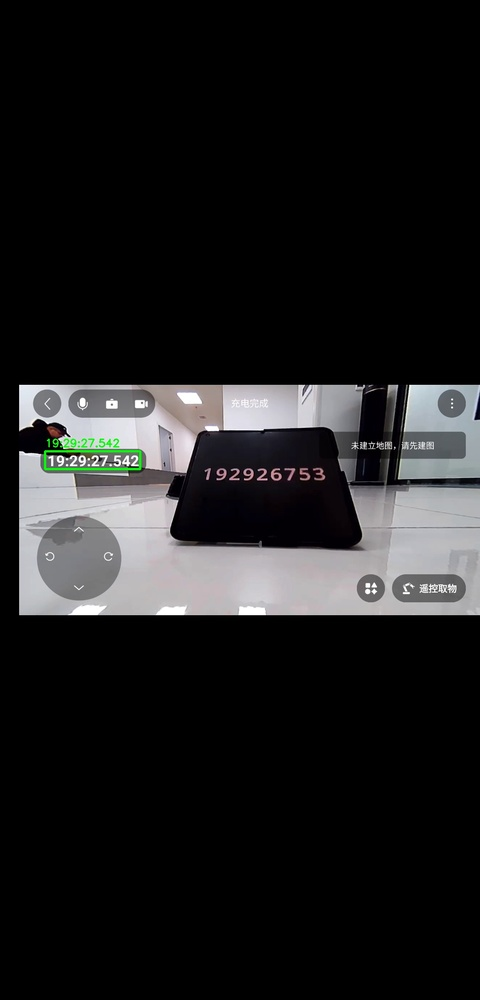
#> input picture temp_main_test_frame0.jpg, 480 x 1000 px, shrunk from 1080 x 2248 before the run
$ python -i smart_roi_detector.py   (imports and definitions only)
#> lines starting #> are read from the running program, lines starting #| are printed output that depends on the picture; after the words box and inside, x2 and y2 are one past the last pixel; in counts of white or black regions, pixels touching at a corner belong together
"""
智能 ROI 检测器 - 自适应检测时间戳区域
"""
import cv2
import numpy as np
from typing import Optional, Tuple, List


class SmartROIDetector:
    """智能 ROI 检测器 - 自动适应不同视频"""

    def __init__(self, logger=None):
        """初始化"""
        self.logger = logger
        self.last_successful_roi = None  # 记住上次成功的ROI
        self.roi_history = []  # ROI历史（用于平滑）
        self.max_history = 5

    # [9 lines left out: function _log, not called in this run]

    def detect(self, frame: np.ndarray, exclude_roi: Optional[Tuple] = None) -> Optional[Tuple]:
        """
        智能检测 T_real 区域

        Args:
            frame: 视频帧
            exclude_roi: 要排除的区域（T_app）

        Returns:
            (x1, y1, x2, y2) 或 None
        """
        h, w = frame.shape[:2]

        # 策略1：如果有历史ROI，先在附近搜索（时间序列稳定性）
        if self.last_successful_roi:
            roi = self._search_near_previous(frame, self.last_successful_roi, exclude_roi)
            if roi:
                return roi

        # 策略2：全局搜索（多种阈值）
        candidates = []

        gray = cv2.cvtColor(frame, cv2.COLOR_BGR2GRAY)

        # 尝试多个阈值
        for thresh_val in [30, 50, 70, 90]:
            _, binary = cv2.threshold(gray, thresh_val, 255, cv2.THRESH_BINARY_INV)

            # 形态学操作（去除噪点）
            kernel = np.ones((3, 3), np.uint8)
            binary = cv2.morphologyEx(binary, cv2.MORPH_CLOSE, kernel)

            contours, _ = cv2.findContours(binary, cv2.RETR_EXTERNAL, cv2.CHAIN_APPROX_SIMPLE)

            for cnt in contours:
                roi = self._evaluate_contour(cnt, frame.shape, exclude_roi)
                if roi:
                    candidates.append(roi)

        # 策略3：边缘检测
        edges = cv2.Canny(gray, 50, 150)
        kernel = np.ones((5, 5), np.uint8)
        edges = cv2.dilate(edges, kernel, iterations=1)

        contours, _ = cv2.findContours(edges, cv2.RETR_EXTERNAL, cv2.CHAIN_APPROX_SIMPLE)
        for cnt in contours:
            roi = self._evaluate_contour(cnt, frame.shape, exclude_roi)
            if roi:
                candidates.append(roi)

        # 选择最佳候选
        if candidates:
            best_roi = self._select_best_candidate(candidates, frame.shape)
            if best_roi:
                self._update_history(best_roi)
                return best_roi

        return None

    # [39 lines left out: function _search_near_previous, not called in this run]

    def _evaluate_contour(self, contour, frame_shape: Tuple,
                         exclude_roi: Optional[Tuple]) -> Optional[Tuple]:
        """评估轮廓是否是有效的时间戳区域"""
        x, y, w, h = cv2.boundingRect(contour)
        roi = (x, y, x + w, y + h)

        if self._is_valid_roi(roi, frame_shape, exclude_roi):
            return roi

        return None

    def _is_valid_roi(self, roi: Tuple, frame_shape: Tuple,
                     exclude_roi: Optional[Tuple]) -> bool:
        """检查ROI是否有效"""
        x1, y1, x2, y2 = roi
        frame_h, frame_w = frame_shape[:2]

        w = x2 - x1
        h = y2 - y1
        area = w * h
        frame_area = frame_w * frame_h

        # 1. 面积筛选（5% - 50%）
        if area < 0.05 * frame_area or area > 0.5 * frame_area:
            return False

        # 2. 宽高比筛选（时间戳通常是横向的，1.2 - 5）
        ratio = w / h if h > 0 else 0
        if ratio < 1.2 or ratio > 5:
            return False

        # 3. 最小尺寸（至少50x20像素）
        if w < 50 or h < 20:
            return False

        # 4. 不能与exclude_roi重叠太多
        if exclude_roi:
            overlap = self._calculate_overlap(roi, exclude_roi)
            if overlap > 0.5:  # 重叠超过50%，认为无效
                return False

        return True

    # [17 lines left out: function _calculate_overlap, not called in this run]

    def _select_best_candidate(self, candidates: List[Tuple],
                              frame_shape: Tuple) -> Optional[Tuple]:
        """从候选ROI中选择最佳的"""
        if not candidates:
            return None

        # 去重（合并相近的ROI）
        merged = self._merge_similar_rois(candidates)

        if not merged:
            return None

        # 评分：考虑面积、宽高比、位置等
        scores = []
        frame_h, frame_w = frame_shape[:2]

        for roi in merged:
            x1, y1, x2, y2 = roi
            w = x2 - x1
            h = y2 - y1
            area = w * h
            ratio = w / h if h > 0 else 0

            # 面积得分（偏好中等大小）
            area_ratio = area / (frame_w * frame_h)
            area_score = 1 - abs(area_ratio - 0.15)  # 理想15%

            # 宽高比得分（偏好2-3）
            ratio_score = 1 - abs(ratio - 2.5) / 2.5

            # 位置得分（时间戳通常在屏幕中央或上方）
            center_y = (y1 + y2) / 2
            position_score = 1 - abs(center_y / frame_h - 0.4)  # 偏好40%高度

            # 历史一致性得分
            history_score = 0
            if self.last_successful_roi:
                history_score = 1 - self._roi_distance_normalized(roi, self.last_successful_roi, frame_shape)

            # 综合得分
            total_score = (
                area_score * 0.3 +
                ratio_score * 0.3 +
                position_score * 0.2 +
                history_score * 0.2
            )

            scores.append((roi, total_score))

        # 返回得分最高的
        best = max(scores, key=lambda x: x[1])
        return best[0] if best[1] > 0.3 else None  # 最低得分阈值

    def _merge_similar_rois(self, rois: List[Tuple], threshold: float = 0.5) -> List[Tuple]:
        """合并相似的ROI"""
        if not rois:
            return []

        merged = []
        used = set()

        for i, roi1 in enumerate(rois):
            if i in used:
                continue

            # 找到所有与roi1重叠的ROI
            group = [roi1]
            for j, roi2 in enumerate(rois):
                if j != i and j not in used:
                    overlap = self._calculate_overlap(roi1, roi2)
                    if overlap > threshold:
                        group.append(roi2)
                        used.add(j)

            # 合并group中的所有ROI（取外包矩形）
            x1 = min(r[0] for r in group)
            y1 = min(r[1] for r in group)
            x2 = max(r[2] for r in group)
            y2 = max(r[3] for r in group)

            merged.append((x1, y1, x2, y2))
            used.add(i)

        return merged

    # [16 lines left out: functions _roi_distance, _roi_distance_normalized, not called in this run]

    def _update_history(self, roi: Tuple):
        """更新ROI历史"""
        self.last_successful_roi = roi
        self.roi_history.append(roi)

        # 保持历史长度
        if len(self.roi_history) > self.max_history:
            self.roi_history.pop(0)

    # [12 lines left out: function get_smoothed_roi, not called in this run]

>>> import cv2
>>> picture = cv2.imread('../temp_main_test_frame0.jpg')
#> picture is the input picture: shape (1000, 480, 3); mean B, G, R 29.6, 29.1, 29.2
>>> result = SmartROIDetector().detect(picture)
#> the loop in detect, `for thresh_val in [30, 50, 70, 90]:` made 4 passes
#> pass 1, in detect, `_, binary = cv2.threshold(gray, thresh_val, 255, cv2.THRESH_BINARY_INV)`:
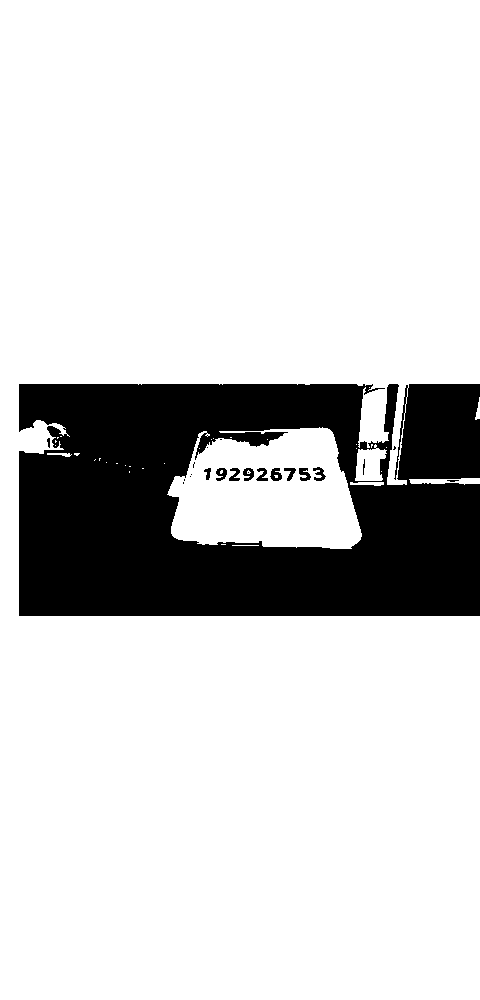
#> binary: shape (1000, 480); 82.4% white; 22 black regions (10 under 20 px), largest, box (x1, y1, x2, y2) and area: (19, 384, 480, 616) 83780, (270, 468, 282, 481) 104, (299, 468, 311, 481) 100
#> pass 1, in detect, `binary = cv2.morphologyEx(binary, cv2.MORPH_CLOSE, kernel)`:
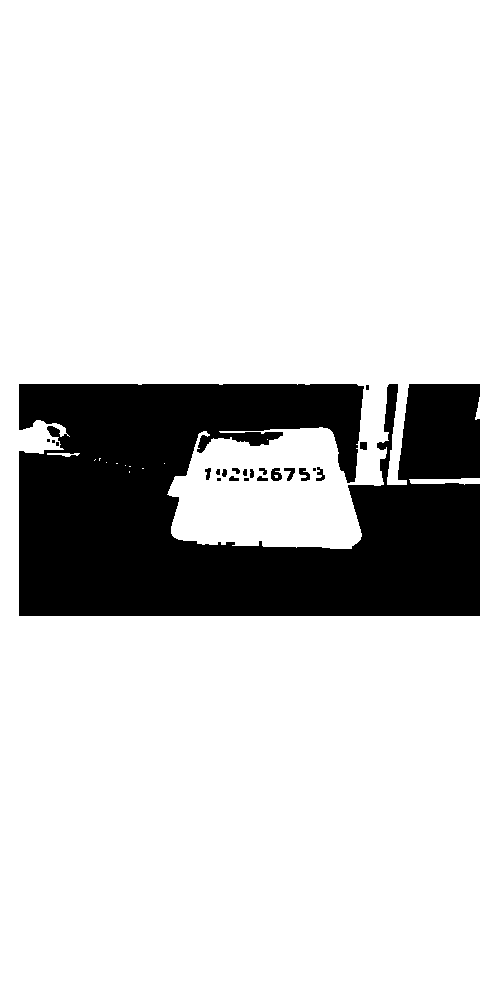
#> binary: shape (1000, 480); 82.5% white; 22 black regions (7 under 20 px), largest, box (x1, y1, x2, y2) and area: (19, 384, 480, 616) 83181, (271, 468, 282, 481) 103, (299, 468, 310, 481) 89
#> pass 2, in detect, `_, binary = cv2.threshold(gray, thresh_val, 255, cv2.THRESH_BINARY_INV)`:
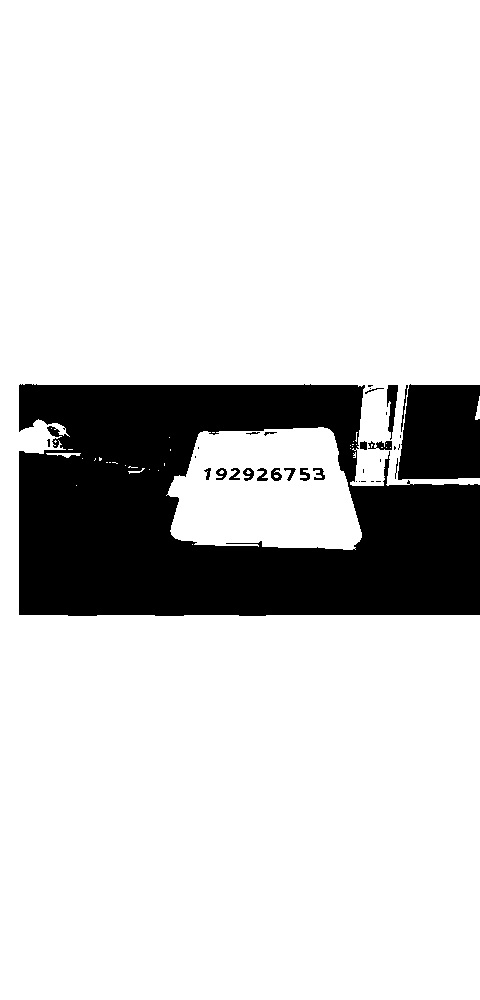
#> binary: shape (1000, 480); 82.9% white; 35 black regions (16 under 20 px), largest, box (x1, y1, x2, y2) and area: (19, 384, 480, 616) 73438, (398, 384, 480, 480) 7123, (387, 385, 398, 440) 339
#> pass 2, in detect, `binary = cv2.morphologyEx(binary, cv2.MORPH_CLOSE, kernel)`:
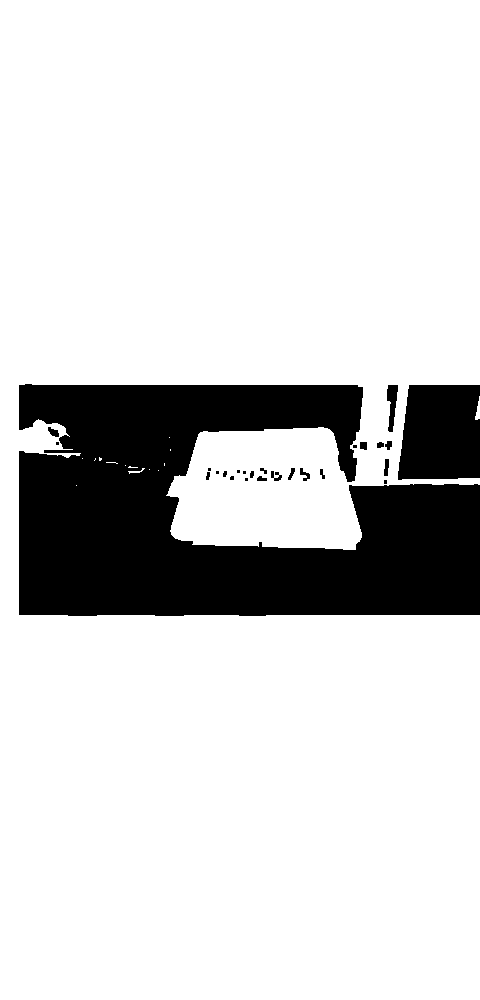
#> binary: shape (1000, 480); 83.1% white; 26 black regions (9 under 20 px), largest, box (x1, y1, x2, y2) and area: (19, 384, 480, 616) 73003, (398, 385, 480, 480) 7121, (387, 385, 398, 432) 322
#> after the loop in detect, `for thresh_val in [30, 50, 70, 90]:`:
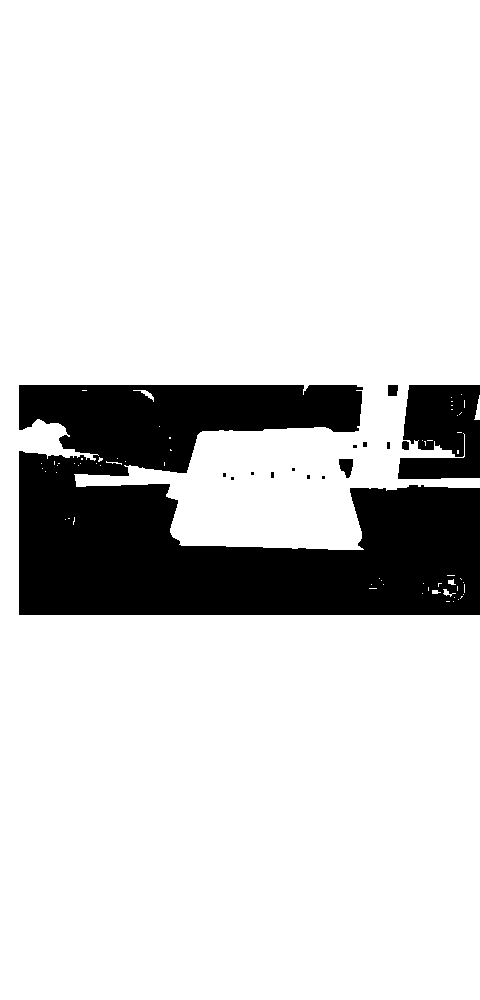
#> binary: shape (1000, 480); 84.1% white; 15 black regions (8 under 20 px), largest, box (x1, y1, x2, y2) and area: (19, 385, 480, 615) 69618, (398, 385, 480, 479) 6387, (339, 459, 353, 478) 192
#> after the loop in detect, `for thresh_val in [30, 50, 70, 90]:`: candidates = []
#> in detect, `edges = cv2.Canny(gray, 50, 150)`:
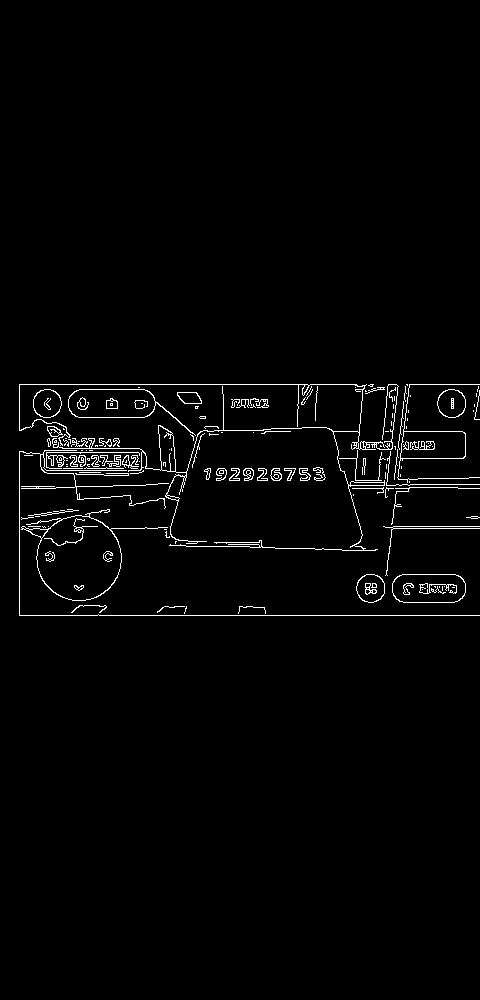
#> edges: shape (1000, 480); 1.9% white in thin lines or dots, all inside (x1, y1, x2, y2) = (19, 384, 480, 616)
#> in detect, `edges = cv2.dilate(edges, kernel, iterations=1)`:
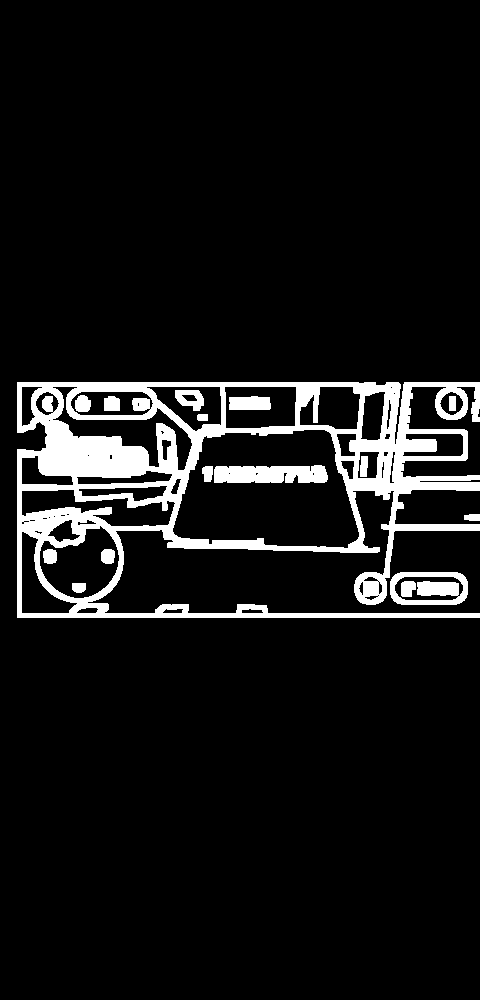
#> edges: shape (1000, 480); 8.3% white; 16 white regions
#> in detect, `contours, _ = cv2.findContours(edges, cv2.RETR_EXTERNAL, cv2.CHAIN_APP..`: contours = 3 contours; box (x1, y1, x2, y2) and area: (17, 382, 480, 618) 75424, (390, 572, 468, 605) 2328, (464, 514, 480, 521) 81
#> the loop in detect, `for cnt in contours:` made 3 passes
#> (x in _evaluate_contour, y in _evaluate_contour) on passes 1 to 2: (390, 572), (464, 514)
#> after the loop in detect, `for cnt in contours:`: candidates = [(17, 382, 480, 618)]
#> the loop in _merge_similar_rois, `for i, roi1 in enumerate(rois):` made 1 pass
#> after the loop in _merge_similar_rois, `for i, roi1 in enumerate(rois):`: used = 1 item
#> in _select_best_candidate, `merged = self._merge_similar_rois(candidates)`: merged = [(17, 382, 480, 618)]
#> the loop in _select_best_candidate, `for roi in merged:` made 1 pass
#> (x1, y1, x2, y2, w, h, area, ratio) on pass 1: (17, 382, 480, 618, 463, 236, 109268, 1.96)
#> after the loop in _select_best_candidate, `for roi in merged:`: scores = [((17, 382, 480, 618), 0.692)]
#> in _select_best_candidate, `best = max(scores, key=lambda x: x[1])`: best = ((17, 382, 480, 618), 0.692)
#> in detect, `best_roi = self._select_best_candidate(candidates, frame.shape)`: best_roi = (17, 382, 480, 618)
#> result = (17, 382, 480, 618)

$ run again, on temp_main_test_frame1076.jpg
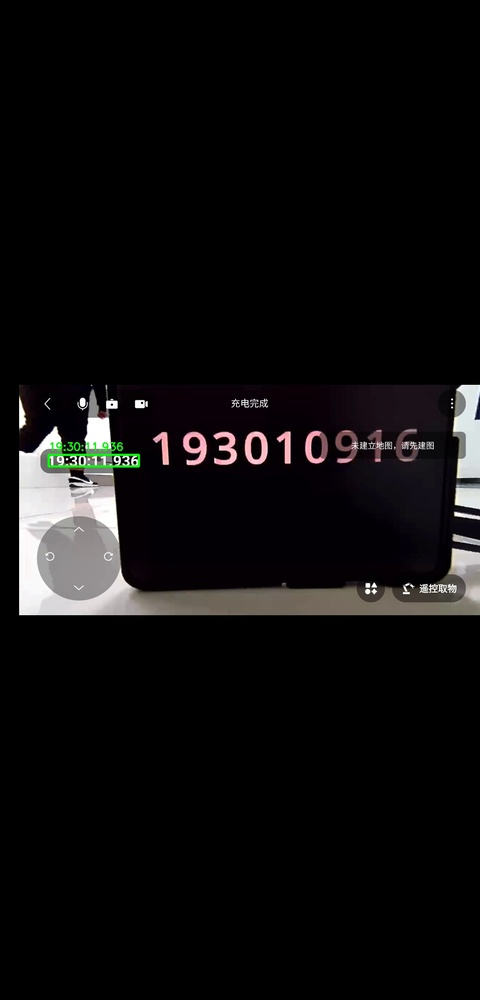
#> input picture temp_main_test_frame1076.jpg, 480 x 1000 px, shrunk from 1080 x 2248 before the run
#> picture is the input picture: shape (1000, 480, 3); mean B, G, R 13.2, 12.9, 13.9
#> the loop in detect, `for thresh_val in [30, 50, 70, 90]:` made 4 passes
#> pass 1, in detect, `binary = cv2.morphologyEx(binary, cv2.MORPH_CLOSE, kernel)`:
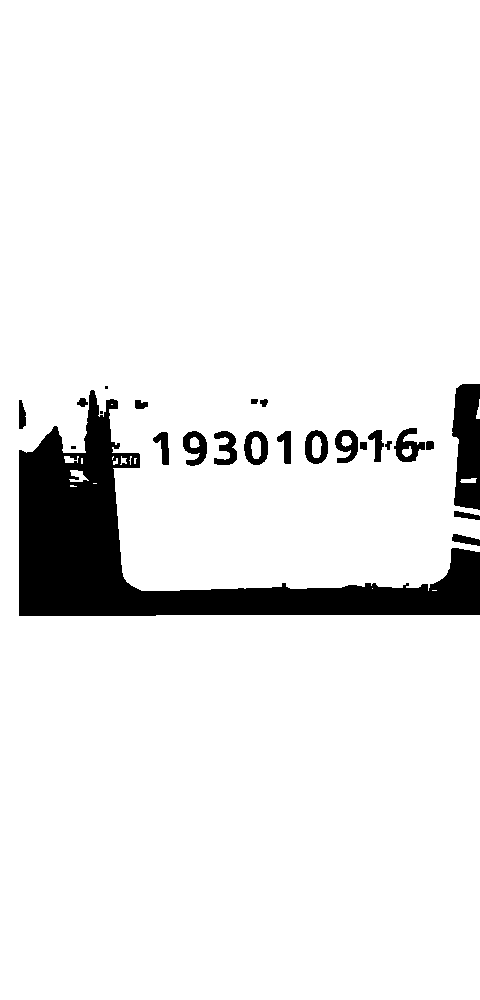
#> binary: shape (1000, 480); 92.4% white; 24 black regions (3 under 20 px), largest, box (x1, y1, x2, y2) and area: (19, 390, 480, 616) 29159, (452, 384, 480, 510) 2908, (394, 428, 425, 462) 537
#> after the loop in detect, `for thresh_val in [30, 50, 70, 90]:`: candidates = []
#> in detect, `edges = cv2.dilate(edges, kernel, iterations=1)`:
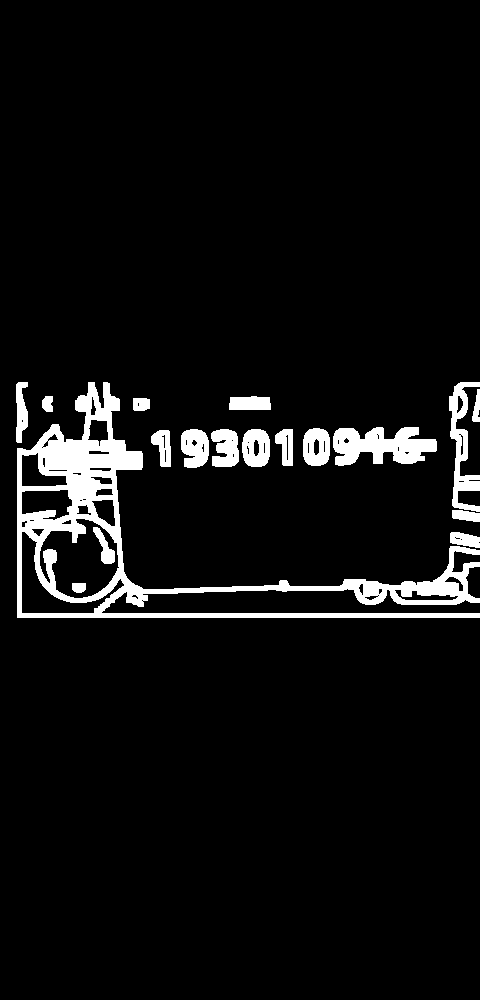
#> edges: shape (1000, 480); 6% white; 18 white regions
#> in detect, `contours, _ = cv2.findContours(edges, cv2.RETR_EXTERNAL, cv2.CHAIN_APP..`: contours = 16 contours; largest, box (x1, y1, x2, y2) and area: (17, 382, 480, 618) 25931, (333, 427, 437, 466) 2538, (449, 382, 480, 512) 1577, (242, 429, 270, 467) 871, (303, 428, 330, 466) 852
#> the loop in detect, `for cnt in contours:` made 16 passes
#> (x in _evaluate_contour, y in _evaluate_contour) on passes 1 to 8: (450, 532), (452, 510), (151, 430), (275, 429), (242, 429), (211, 429), (181, 429), (303, 428)
#> after the loop in detect, `for cnt in contours:`: candidates = [(17, 382, 480, 618)]
#> the loop in _merge_similar_rois, `for i, roi1 in enumerate(rois):` made 1 pass
#> after the loop in _merge_similar_rois, `for i, roi1 in enumerate(rois):`: used = 1 item
#> in _select_best_candidate, `merged = self._merge_similar_rois(candidates)`: merged = [(17, 382, 480, 618)]
#> the loop in _select_best_candidate, `for roi in merged:` made 1 pass
#> (x1, y1, x2, y2, w, h, area, ratio) on pass 1: (17, 382, 480, 618, 463, 236, 109268, 1.96)
#> after the loop in _select_best_candidate, `for roi in merged:`: scores = [((17, 382, 480, 618), 0.692)]
#> best = ((17, 382, 480, 618), 0.692)
#> best_roi = (17, 382, 480, 618)
